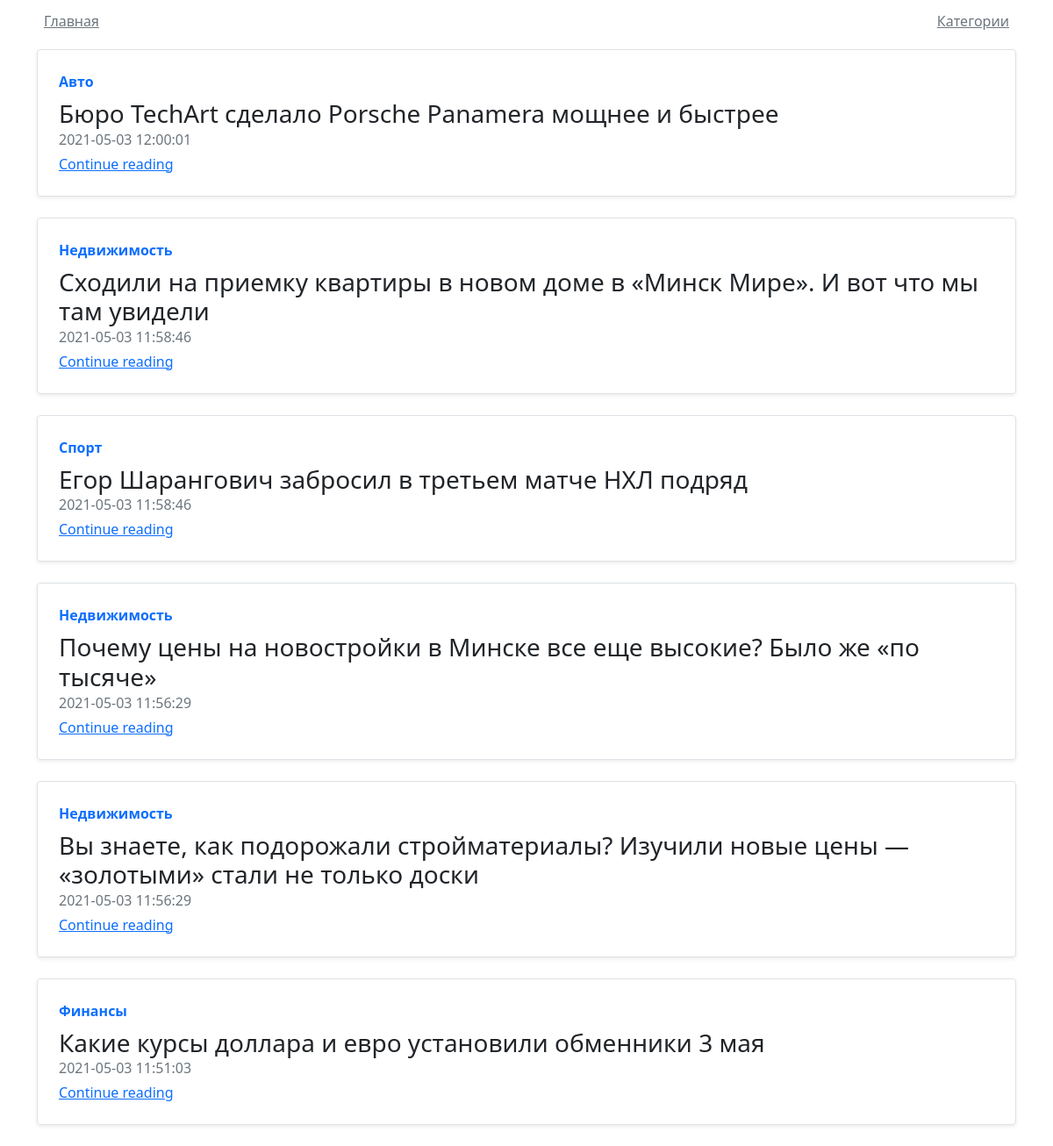
The page / on the database its author committed.
### tables this page shows
CREATE TABLE `posts` (
  `id` int(11) NOT NULL,
  `active` tinyint(1) NOT NULL,
  `title` varchar(255) NOT NULL,
  `post_code` varchar(50) NOT NULL,
  `content` text NOT NULL,
  `category_id` int(11) NOT NULL,
  `author_id` int(11) NOT NULL,
  `date` timestamp NOT NULL DEFAULT current_timestamp() ON UPDATE current_timestamp()
);

CREATE TABLE `categories` (
  `id` int(11) NOT NULL,
  `name` varchar(255) NOT NULL,
  `category_code` varchar(50) NOT NULL
);

### app/classes/View.php (called while the page is built)
<?php
class View
{
    public function generate($content_view, $pageData = null, $template_view = null)
    {
        $template_view = $template_view ?: ROOT . '/app/resources/views/common.php';
        include $template_view;
    }
}

### app/classes/MainController.php (called while the page is built, shortened)
<?php
include_once ROOT . '/app/classes/View.php';
class mainController
{
    protected $view, $model;
    public function __construct() {
        $this->view = new View ();
        $this->model = new MainModel();
    }
    public function index () {
        $pageData = $this->model->getPageData();
        $this->view->generate(ROOT . '/app/resources/views/main.php', $pageData);
    }
}

### index.php (called while the page is built, shortened)
<?php
require ROOT . '/app/classes/mainController.php';
$controller = new mainController();
$controller->index();

### app/classes/Model.php (called while the page is built, shortened)
<?php
require ROOT . '/app/classes/DbConnection.php';
class Model
{
    public function __construct () {
        $this->db = DbConnection::getInstance('articles');
    }
}

### app/classes/DbConnection.php (called while the page is built, shortened)
<?php
class DbConnection
{
    private static $instances = [];
    public static function getInstance($name) :PDO
    {
        if ( ! isset(self::$instances[$name])) {
            self::$instances[$name] = new PDO('mysql:host=localhost;dbname=' . $name, 'root', '');
        }
        return self::$instances[$name];
    }
}

### app/traits/articlesTable.php (called while the page is built, shortened)
<?php
trait articlesTable {
    public function articlesSelection (array $options = []) {
        $where = '';
        $page = $options['page'] ?? '1';
        $page = (int) $page;
        $offset = 6 * ($page - 1);
        $offset = (string) $offset;
        $sql = "SELECT *
                FROM posts JOIN categories
                ON posts.category_id = categories.id
                $where
                ORDER BY date DESC
                LIMIT 6
                OFFSET $offset";
        $res = $this->db->query($sql);
        if ($res !== false) {
            return $res->fetchAll(PDO::FETCH_ASSOC);
        }
        return false;
    }
}

### app/classes/MainModel.php (called while the page is built, shortened)
<?php
include_once ROOT . '/app/classes/Model.php';
include_once ROOT . '/app/traits/articlesTable.php';
class MainModel extends Model {
    public function getPageData () {
        $pageData['title'] = 'Главная страница';
        $pageData['articles'] = $this->articlesSelection();
        return $pageData;
    }
}

### app/resources/views/main.php (the view)
<?php foreach ($articles as $article) : ?>
<div class="row g-0 border rounded overflow-hidden flex-md-row mb-4 shadow-sm h-md-250 position-relative">
    <div class="col p-4 d-flex flex-column position-static">
        <strong class="d-inline-block mb-2 text-primary text-capitalize"><?= $article['name']; ?></strong>
        <h3 class="mb-0"><?= $article['title']; ?></h3>
        <div class="mb-1 text-muted"><?= $article['date']; ?></div>
        <a href="/articles/<?=$article['category_code'];?>/<?=$article['post_code'];?>" class="stretched-link">Continue reading</a>
    </div>
</div>
<?php endforeach; ?>

### app/resources/views/common.php (shortened to what this page needs)
<?php extract($pageData); ?>
<!doctype html>
<html lang="en">
<head>
    <link rel="stylesheet" href="/app/resources/css/bootstrap.css">
</head>
<body>
    <div class="container">
        <div class="nav-scroller py-1 mb-2">
            <nav class="nav d-flex justify-content-between">
                <a class="p-2 link-secondary" href="/">Главная</a>
                <a class="p-2 link-secondary" href="/articles">Категории</a>
            </nav>
        </div>
        <?php include $content_view; ?>
    </div>
</body>
</html>

### rows shown on the page
posts: category.name "Авто", title "Бюро TechArt сделало Porsche Panamera мощнее и быстрее", date "2021-05-03 12:00:01"
posts: category.name "Недвижимость", title "Сходили на приемку квартиры в новом доме в «Минск Мире». И вот что мы там увидели", date "2021-05-03 11:58:46"
posts: category.name "Спорт", title "Егор Шарангович забросил в третьем матче НХЛ подряд", date "2021-05-03 11:58:46"
posts: category.name "Недвижимость", title "Почему цены на новостройки в Минске все еще высокие? Было же «по тысяче»", date "2021-05-03 11:56:29"
posts: category.name "Недвижимость", title "Вы знаете, как подорожали стройматериалы? Изучили новые цены — «золотыми» стали не только доски", date "2021-05-03 11:56:29"
posts: category.name "Финансы", title "Какие курсы доллара и евро установили обменники 3 мая", date "2021-05-03 11:51:03"
